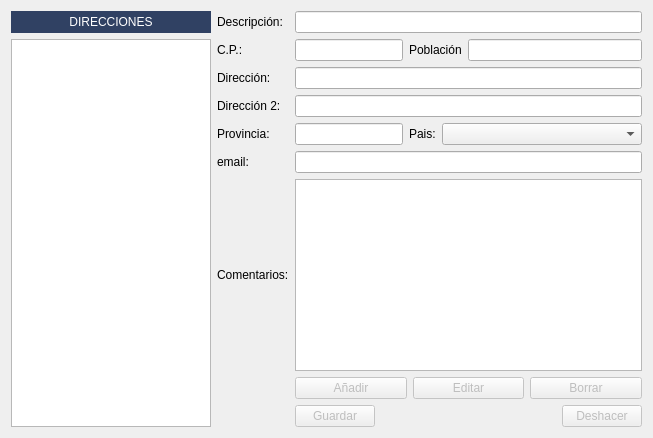
         <widget class="QWidget" name="tab_direcciones">
          <property name="styleSheet">
           <string notr="true"/>
          </property>
          <attribute name="title">
           <string>Direcciones alternativas</string>
          </attribute>
          <layout class="QGridLayout" name="gridLayout">
           <item row="0" column="0">
            <widget class="QLabel" name="label_7">
             <property name="maximumSize">
              <size>
               <width>16777215</width>
               <height>27</height>
              </size>
             </property>
             <property name="styleSheet">
              <string notr="true">background: #304163;
color: rgb(255,255,255);</string>
             </property>
             <property name="text">
              <string>DIRECCIONES</string>
             </property>
             <property name="alignment">
              <set>Qt::AlignCenter</set>
             </property>
            </widget>
           </item>
           <item row="0" column="1">
            <widget class="QLabel" name="label_6">
             <property name="text">
              <string>Descripción:</string>
             </property>
            </widget>
           </item>
           <item row="0" column="2">
            <widget class="QLineEdit" name="txtdescripcion_direccion"/>
           </item>
           <item row="1" column="0" rowspan="8">
            <widget class="QListView" name="lista_direccionesAlternativas">
             <property name="maximumSize">
              <size>
               <width>200</width>
               <height>16777215</height>
              </size>
             </property>
             <property name="alternatingRowColors">
              <bool>true</bool>
             </property>
             <property name="selectionBehavior">
              <enum>QAbstractItemView::SelectRows</enum>
             </property>
             <property name="viewMode">
              <enum>QListView::ListMode</enum>
             </property>
             <property name="modelColumn">
              <number>0</number>
             </property>
            </widget>
           </item>
           <item row="1" column="1">
            <widget class="QLabel" name="label_29">
             <property name="text">
              <string>C.P.:</string>
             </property>
            </widget>
           </item>
           <item row="1" column="2">
            <layout class="QHBoxLayout" name="horizontalLayout_13">
             <item>
              <widget class="QLineEdit" name="txtcpPoblacionAlternativa">
               <property name="sizePolicy">
                <sizepolicy hsizetype="Fixed" vsizetype="Fixed">
                 <horstretch>0</horstretch>
                 <verstretch>0</verstretch>
                </sizepolicy>
               </property>
              </widget>
             </item>
             <item>
              <widget class="QLabel" name="label_66">
               <property name="text">
                <string>Población</string>
               </property>
              </widget>
             </item>
             <item>
              <widget class="QLineEdit" name="txtpoblacionAlternativa"/>
             </item>
            </layout>
           </item>
           <item row="2" column="1">
            <widget class="QLabel" name="label_27">
             <property name="text">
              <string>Dirección:</string>
             </property>
            </widget>
           </item>
           <item row="2" column="2">
            <widget class="QLineEdit" name="txtdireccion1Alternativa1"/>
           </item>
           <item row="3" column="1">
            <widget class="QLabel" name="label_28">
             <property name="text">
              <string>Dirección 2:</string>
             </property>
            </widget>
           </item>
           <item row="3" column="2">
            <widget class="QLineEdit" name="txtdireccion1Alternativa2"/>
           </item>
           <item row="4" column="1">
            <widget class="QLabel" name="label_30">
             <property name="text">
              <string>Provincia:</string>
             </property>
            </widget>
           </item>
           <item row="4" column="2">
            <layout class="QHBoxLayout" name="horizontalLayout">
             <item>
              <widget class="QLineEdit" name="txtprovinciaAlternativa"/>
             </item>
             <item>
              <widget class="QLabel" name="label_31">
               <property name="text">
                <string>Pais:</string>
               </property>
              </widget>
             </item>
             <item>
              <widget class="QComboBox" name="cbopaisAlternativa">
               <property name="minimumSize">
                <size>
                 <width>200</width>
                 <height>0</height>
                </size>
               </property>
              </widget>
             </item>
            </layout>
           </item>
           <item row="5" column="1">
            <widget class="QLabel" name="label_64">
             <property name="text">
              <string>email:</string>
             </property>
            </widget>
           </item>
           <item row="5" column="2">
            <widget class="QLineEdit" name="txtemail_alternativa"/>
           </item>
           <item row="6" column="1">
            <widget class="QLabel" name="label_86">
             <property name="text">
              <string>Comentarios:</string>
             </property>
            </widget>
           </item>
           <item row="6" column="2">
            <widget class="QTextEdit" name="txtcomentarios_alternativa"/>
           </item>
           <item row="7" column="2">
            <layout class="QHBoxLayout" name="horizontalLayout_2">
             <item>
              <widget class="QPushButton" name="btnAnadirdireccion">
               <property name="enabled">
                <bool>false</bool>
               </property>
               <property name="toolTip">
                <string>Añadir nueva dirección alternativa</string>
               </property>
               <property name="text">
                <string>Añadir</string>
               </property>
               <property name="icon">
                <iconset resource="../maya.qrc">
                 <normaloff>:/Icons/PNG/add.png</normaloff>:/Icons/PNG/add.png</iconset>
               </property>
               <property name="iconSize">
                <size>
                 <width>16</width>
                 <height>16</height>
                </size>
               </property>
              </widget>
             </item>
             <item>
              <widget class="QPushButton" name="btnEditardireccionAlternativa">
               <property name="enabled">
                <bool>false</bool>
               </property>
               <property name="text">
                <string>Editar</string>
               </property>
               <property name="icon">
                <iconset resource="../maya.qrc">
                 <normaloff>:/Icons/PNG/edit.png</normaloff>:/Icons/PNG/edit.png</iconset>
               </property>
              </widget>
             </item>
             <item>
              <widget class="QPushButton" name="btnBorrardireccion">
               <property name="enabled">
                <bool>false</bool>
               </property>
               <property name="toolTip">
                <string>Borrar una dirección alternativa</string>
               </property>
               <property name="text">
                <string>Borrar</string>
               </property>
               <property name="icon">
                <iconset resource="../maya.qrc">
                 <normaloff>:/Icons/PNG/Delete.png</normaloff>:/Icons/PNG/Delete.png</iconset>
               </property>
               <property name="iconSize">
                <size>
                 <width>16</width>
                 <height>16</height>
                </size>
               </property>
              </widget>
             </item>
            </layout>
           </item>
           <item row="8" column="2">
            <layout class="QHBoxLayout" name="horizontalLayout_4">
             <item>
              <widget class="QPushButton" name="btnGuardardireccionAlternativa">
               <property name="enabled">
                <bool>false</bool>
               </property>
               <property name="text">
                <string>Guardar</string>
               </property>
               <property name="icon">
                <iconset resource="../maya.qrc">
                 <normaloff>:/Icons/PNG/Save.png</normaloff>:/Icons/PNG/Save.png</iconset>
               </property>
              </widget>
             </item>
             <item>
              <spacer name="horizontalSpacer">
               <property name="orientation">
                <enum>Qt::Horizontal</enum>
               </property>
               <property name="sizeHint" stdset="0">
                <size>
                 <width>40</width>
                 <height>20</height>
                </size>
               </property>
              </spacer>
             </item>
             <item>
              <widget class="QPushButton" name="btnDeshacerdireccionAlternativa">
               <property name="enabled">
                <bool>false</bool>
               </property>
               <property name="text">
                <string>Deshacer</string>
               </property>
               <property name="icon">
                <iconset resource="../maya.qrc">
                 <normaloff>:/Icons/PNG/undo.png</normaloff>:/Icons/PNG/undo.png</iconset>
               </property>
              </widget>
             </item>
            </layout>
           </item>
          </layout>
         </widget>
